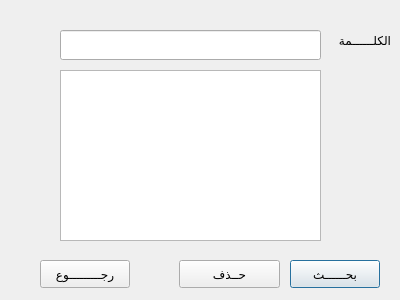
<?xml version="1.0" encoding="UTF-8"?>
<ui version="4.0">
 <class>delete_dialog</class>
 <widget class="QDialog" name="delete_dialog">
  <property name="geometry">
   <rect>
    <x>0</x>
    <y>0</y>
    <width>400</width>
    <height>300</height>
   </rect>
  </property>
  <property name="windowTitle">
   <string>حذف الكلمات</string>
  </property>
  <widget class="QPushButton" name="search_b">
   <property name="geometry">
    <rect>
     <x>290</x>
     <y>260</y>
     <width>90</width>
     <height>28</height>
    </rect>
   </property>
   <property name="text">
    <string>بحــــــث</string>
   </property>
  </widget>
  <widget class="QPushButton" name="delete_b">
   <property name="geometry">
    <rect>
     <x>179</x>
     <y>260</y>
     <width>101</width>
     <height>28</height>
    </rect>
   </property>
   <property name="text">
    <string>حــذف</string>
   </property>
  </widget>
  <widget class="QPushButton" name="back_b">
   <property name="geometry">
    <rect>
     <x>40</x>
     <y>260</y>
     <width>90</width>
     <height>28</height>
    </rect>
   </property>
   <property name="text">
    <string>رجـــــــــوع</string>
   </property>
  </widget>
  <widget class="QLineEdit" name="search_bar">
   <property name="geometry">
    <rect>
     <x>60</x>
     <y>30</y>
     <width>261</width>
     <height>30</height>
    </rect>
   </property>
  </widget>
  <widget class="QLabel" name="label">
   <property name="geometry">
    <rect>
     <x>320</x>
     <y>30</y>
     <width>71</width>
     <height>20</height>
    </rect>
   </property>
   <property name="text">
    <string>الكلــــــمة</string>
   </property>
  </widget>
  <widget class="QPlainTextEdit" name="result_bar">
   <property name="geometry">
    <rect>
     <x>60</x>
     <y>70</y>
     <width>261</width>
     <height>171</height>
    </rect>
   </property>
   <property name="layoutDirection">
    <enum>Qt::RightToLeft</enum>
   </property>
  </widget>
 </widget>
 <resources/>
 <connections/>
</ui>
